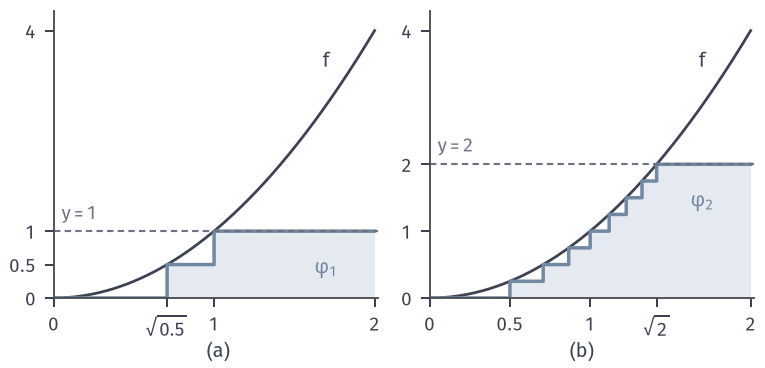

Here is the Python script that generated this plot:
from pathlib import Path
import sys
ROOT = next(p for p in Path(__file__).resolve().parents if (p/"build.sh").is_file() and (p/"tex/book.tex").is_file())
sys.path.insert(0, str(ROOT/"figures/00-shared/mathematical-preliminaries-upper/00-shared/comprehension-figures"))
from support import figure, save, BLUE, GREEN, YELLOW, RED, PURPLE, INK, MUTED, GRID, BLUE_FILL, GREEN_FILL, YELLOW_FILL, RED_FILL, PURPLE_FILL
import numpy as np

# phi_n = 2^{-n} floor(2^n min(f,n)), f(x)=x^2 on [0,2], n=1,2.
fig, axes = figure(width_mm=108, height_mm=52, ncols=2)
fig.set_layout_engine(None)
fig.subplots_adjust(left=.07, right=.985, top=.97, bottom=.19, wspace=.16)
x = np.linspace(0, 2, 8001); f = x**2
for ax, n in zip(axes, (1, 2)):
    phi = np.floor(2**n*np.minimum(f, n))/2**n
    ax.plot(x, f, color=INK, lw=1.1)
    ax.step(x, phi, where='post', color=BLUE, lw=1.4)
    ax.fill_between(x, 0, phi, color=BLUE_FILL, lw=0, step='post', zorder=0)
    ax.axhline(n, color=MUTED, lw=.85, ls=(0, (3, 2)))
    ax.set_xlim(0, 2.02); ax.set_ylim(0, 4.3)
    ax.text(.05, n+.12, rf'$y={n}$', color=MUTED, ha='left', va='bottom', fontsize=7.5)
    ax.text(1.72, 3.55, r'$f$', color=INK, ha='right', va='center')
    ax.text(1.7, n-.55, rf'$\varphi_{n}$', color=BLUE, ha='center', va='center')
axes[0].set_xticks([0, np.sqrt(.5), 1, 2]); axes[0].set_xticklabels(['0', r'$\sqrt{0.5}$', '1', '2']); axes[0].set_yticks([0, .5, 1, 4]); axes[0].set_yticklabels(['0', '0.5', '1', '4'])
axes[1].set_xticks([0, .5, 1, np.sqrt(2), 2]); axes[1].set_xticklabels(['0', '0.5', '1', r'$\sqrt{2}$', '2']); axes[1].set_yticks([0, 1, 2, 4]); axes[1].set_yticklabels(['0', '1', '2', '4'])
fig.text(.285, .018, '(a)', ha='center', va='bottom', color=INK); fig.text(.76, .018, '(b)', ha='center', va='bottom', color=INK)
save(fig, Path(__file__).resolve().parent, 'figure', {'formula': 'phi_n=2^-n floor(2^n min(x^2,n)), n=1,2'})
